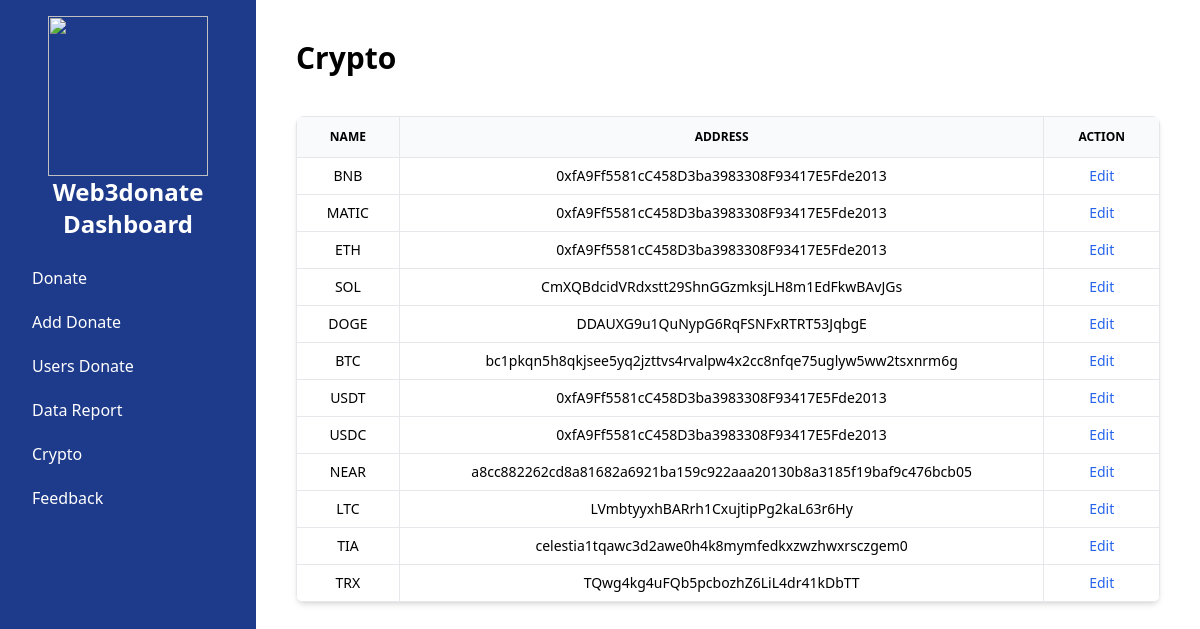
The page /tb_crypto.php on the database its author committed.
### tables this page shows
CREATE TABLE `crypto` (
  `id` int(11) NOT NULL,
  `name` varchar(20) NOT NULL,
  `address` varchar(222) NOT NULL
);

### fetch_crypto.php (called while the page is built, shortened)
<?php
require 'koneksi_web3donate.php';
$query_sql = "SELECT * FROM crypto";
$result = mysqli_query($conn, $query_sql);
$crypto_data = [];
if ($result) {
    while ($row = mysqli_fetch_assoc($result)) {
        $crypto_data[] = $row;
    }
}
return $crypto_data;
?>

### tb_crypto.php (the view, shortened to what this page needs)
<!DOCTYPE html>
<html lang="en">
<head>
    <link rel="stylesheet" href="css/style.css" />
</head>
<body>
    <div class="flex h-screen">
        <div class="w-64 bg-blue-900 text-white p-4">
            <img src="img/logo.png" class="w-40 h-40 mx-auto" alt="">
            <h2 class="text-2xl font-semibold mb-4 text-center">Web3donate Dashboard</h2>
            <nav>
                <a href="tb_donate.php" class="block py-2.5 px-4 rounded hover:bg-blue-700">Donate</a>
                <a href="tb_add_donate.php" class="block py-2.5 px-4 rounded hover:bg-blue-700">Add Donate</a>
                <a href="tb_user.php" class="block py-2.5 px-4 rounded hover:bg-blue-700">Users Donate</a>
                <a href="tb_data.php" class="block py-2.5 px-4 rounded hover:bg-blue-700">Data Report</a>
                <a href="tb_crypto.php" class="block py-2.5 px-4 rounded hover:bg-blue-700">Crypto</a>
                <a href="tb_feedback.php" class="block py-2.5 px-4 rounded hover:bg-blue-700">Feedback</a>
            </nav>
        </div>
        <div class="flex-1 p-10">
            <h1 class="text-3xl font-bold mb-10">Crypto</h1>
            <div class="relative overflow-x-auto shadow-md sm:rounded-lg">
                <table class="w-full text-sm text-left rtl:text-right text-black-500">
                    <thead class=" text-center  text-xs text-black-700 uppercase bg-gray-50">
                        <tr>
                            <th scope="col" class="px-6 py-3 border">
                                Name
                            </th>
                            <th scope="col" class="px-6 py-3 border">
                                Address
                            </th>
                            <th scope="col" class="px-6 py-3 border">
                                Action
                            </th>
                        </tr>
                    </thead>
                    <tbody>
                        <?php
                        $crypto_data = require 'fetch_crypto.php';
                        foreach ($crypto_data as $row):
                            ?>
                            <tr class="text-center">
                                <td class="border px-4 py-2"><?php echo htmlspecialchars($row['name']); ?></td>
                                <td class="border px-4 py-2"><?php echo htmlspecialchars($row['address']); ?></td>
                                <td class="border px-4 py-2">
                                    <a class="text-blue-600 hover:text-blue-800"
                                        href="edit_crypto.php?id=<?php echo htmlspecialchars($row['id']); ?>">Edit</a>
                                </td>
                            </tr>
                        <?php endforeach; ?>
                    </tbody>
                </table>
            </div>
        </div>
    </div>
</body>
</html>

### css/style.css (style rules this page uses)
html, :host { line-height: 1.5; -webkit-text-size-adjust: 100%; -moz-tab-size: 4; -o-tab-size: 4; tab-size: 4; font-family: ui-sans-serif, system-ui, sans-serif, "Apple Color Emoji", "Segoe UI Emoji", "Segoe UI Symbol", "Noto Color Emoji"; font-feature-settings: normal; font-variation-settings: normal; -webkit-tap-highlight-color: transparent; }
body { margin: 0; line-height: inherit; }
h1, h2, h3, h4, h5, h6 { font-size: inherit; font-weight: inherit; }
a { color: inherit; text-decoration: inherit; }
table { text-indent: 0; border-color: inherit; border-collapse: collapse; }
blockquote, dl, dd, h1, h2, h3, h4, h5, h6, hr, figure, p, pre { margin: 0; }
img, svg, video, canvas, audio, iframe, embed, object { display: block; vertical-align: middle; }
img, video { max-width: 100%; height: auto; }
.relative { position: relative; }
.mx-auto { margin-left: auto; margin-right: auto; }
.mb-10 { margin-bottom: 2.5rem; }
.mb-4 { margin-bottom: 1rem; }
.block { display: block; }
.flex { display: flex; }
.h-40 { height: 10rem; }
.h-screen { height: 100vh; }
.w-40 { width: 10rem; }
.w-64 { width: 16rem; }
.w-full { width: 100%; }
.flex-1 { flex: 1 1 0%; }
.overflow-x-auto { overflow-x: auto; }
.rounded { border-radius: 0.25rem; }
.border { border-width: 1px; }
.bg-blue-900 { --tw-bg-opacity: 1; background-color: rgb(30 58 138 / var(--tw-bg-opacity)); }
.bg-gray-50 { --tw-bg-opacity: 1; background-color: rgb(249 250 251 / var(--tw-bg-opacity)); }
.p-10 { padding: 2.5rem; }
.p-4 { padding: 1rem; }
.px-4 { padding-left: 1rem; padding-right: 1rem; }
.px-6 { padding-left: 1.5rem; padding-right: 1.5rem; }
.py-2 { padding-top: 0.5rem; padding-bottom: 0.5rem; }
.py-2\.5 { padding-top: 0.625rem; padding-bottom: 0.625rem; }
.py-3 { padding-top: 0.75rem; padding-bottom: 0.75rem; }
.text-left { text-align: left; }
.text-center { text-align: center; }
.text-2xl { font-size: 1.5rem; line-height: 2rem; }
.text-3xl { font-size: 1.875rem; line-height: 2.25rem; }
.text-sm { font-size: 0.875rem; line-height: 1.25rem; }
.text-xs { font-size: 0.75rem; line-height: 1rem; }
.font-bold { font-weight: 700; }
.font-semibold { font-weight: 600; }
.uppercase { text-transform: uppercase; }
.text-blue-600 { --tw-text-opacity: 1; color: rgb(37 99 235 / var(--tw-text-opacity)); }
.text-white { --tw-text-opacity: 1; color: rgb(255 255 255 / var(--tw-text-opacity)); }
.shadow-md { --tw-shadow: 0 4px 6px -1px rgb(0 0 0 / 0.1), 0 2px 4px -2px rgb(0 0 0 / 0.1); --tw-shadow-colored: 0 4px 6px -1px var(--tw-shadow-color), 0 2px 4px -2px var(--tw-shadow-color); box-shadow: var(--tw-ring-offset-shadow, 0 0 #0000), var(--tw-ring-shadow, 0 0 #0000), var(--tw-shadow); }
@media (min-width: 640px) { .sm\:rounded-lg { border-radius: 0.5rem; } }

### rows shown on the page
crypto: name "BNB", address "0xfA9Ff5581cC458D3ba3983308F93417E5Fde2013"
crypto: name "MATIC", address "0xfA9Ff5581cC458D3ba3983308F93417E5Fde2013"
crypto: name "ETH", address "0xfA9Ff5581cC458D3ba3983308F93417E5Fde2013"
crypto: name "SOL", address "CmXQBdcidVRdxstt29ShnGGzmksjLH8m1EdFkwBAvJGs"
crypto: name "DOGE", address "DDAUXG9u1QuNypG6RqFSNFxRTRT53JqbgE"
crypto: name "BTC", address "bc1pkqn5h8qkjsee5yq2jzttvs4rvalpw4x2cc8nfqe75uglyw5ww2tsxnrm6g"
crypto: name "USDT", address "0xfA9Ff5581cC458D3ba3983308F93417E5Fde2013"
crypto: name "USDC", address "0xfA9Ff5581cC458D3ba3983308F93417E5Fde2013"
crypto: name "NEAR", address "a8cc882262cd8a81682a6921ba159c922aaa20130b8a3185f19baf9c476bcb05"
crypto: name "LTC", address "LVmbtyyxhBARrh1CxujtipPg2kaL63r6Hy"
crypto: name "TIA", address "celestia1tqawc3d2awe0h4k8mymfedkxzwzhwxrsczgem0"
crypto: name "TRX", address "TQwg4kg4uFQb5pcbozhZ6LiL4dr41kDbTT"
